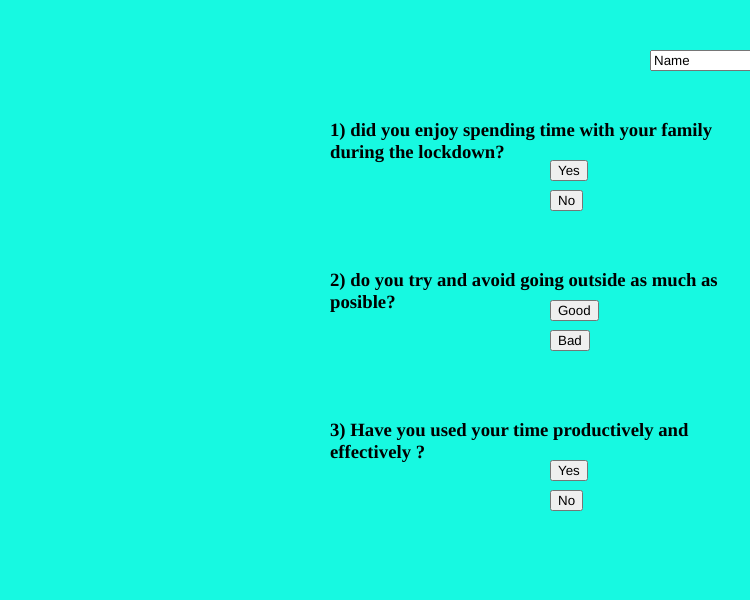
Frame 1 (no input)
Frame 60 (no input): identical to frame 1, image omitted
Frame 120 (the mouse pressed at the canvas centre since frame 60): identical to frame 1, image omitted

The p5.js sketch that drew this single still picture (run headless with seeded random() and noise() and a simulated clock; from frame 60 on, the mouse is pressed at the canvas centre):

// p5.js sketch
// ── sketch.js
var button , greeting;

function setup(){
  
  var canvas = createCanvas(750,600);

  // The First Coloumn

  button = createButton ( "Yes" ) ;
  button . position ( 550 , 160 ) ;
  button . mouseClicked ( vote1 ) ;
  button = createButton ( "No" ) ;
  button . position ( 550 , 190 ) ;
  button . mouseClicked ( vote1 ) ;

  greeting = createElement ( "h3" ) ;
  greeting . html ( " 1) did you enjoy spending time with your family during the lockdown?" ) ;
  greeting . position ( 330 , 100 ) ;


  // The Second Coloumn

  button = createButton( "Good" ) ;
  button . position ( 550 , 300 ) ;
  button . mouseClicked ( vote2 ) ;
  button = createButton ( "Bad" ) ;
  button . position ( 550 , 330 ) ;
  button . mouseClicked ( vote2 ) ;
  
  greeting = createElement ( "h3" ) ;
  greeting . html ( " 2) do you try and avoid going outside as much as posible?" )  ;
  greeting . position ( 330 , 250 ) ;


  // The Third Coloumn

  button = createButton ( "Yes" ) ;
  button . position ( 550 , 460 ) ;
  button . mouseClicked ( vote3 ) ;
  button = createButton ( "No" ) ;
  button . position ( 550 , 490 ) ;
  button . mouseClicked ( vote3 ) ;
  
  greeting = createElement ( "h3" ) ;
  greeting . html ( " 3) Have you used your time productively and effectively ?" ) ;
  greeting . position ( 330 , 400 ) ;
  input = createInput ( "Name" ) ;
  input . position ( 650 , 50 ) ;
  
}


function draw () {
  background ( "#17F9E1" ) ;
}

 
function vote1(){
  greeting = createElement( "h2" ) ;
  greeting . html ( "Voted !!!" ) ;
  greeting . position ( 800 , 165 ) ;
}

function vote2 () {
  greeting = createElement ( "h2" ) ;
  greeting . html ( "Voted !!!" ) ;
  greeting . position ( 800 , 320 ) ;
}

function vote3 () {
  greeting = createElement ( "h2" ) ;
  greeting . html ( "Voted !!!" ) ;
  greeting . position ( 800 , 500 ) ;
  
  button = createButton ( "Submit" ) ;
  button . position ( 800 , 600 ) ;
  button . mouseClicked ( vote3 ) ;

  greeting = createElement ( "h2" ) ;
  greeting . html ( "Your votes have been submitted!!!  Thank You For Voting!!!" ) ;
  greeting . position ( 400 , 640 ) ;
}
